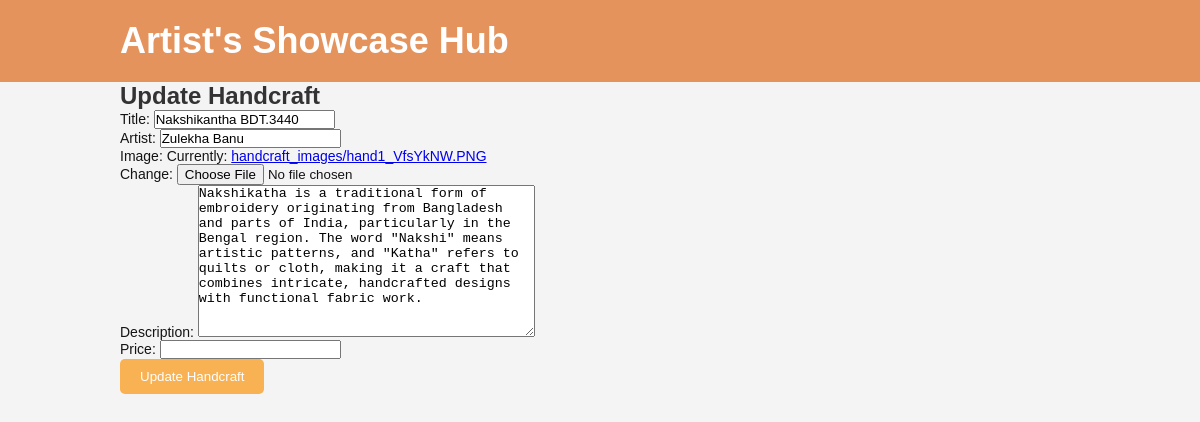
Page /update_handcraft/1/ on the committed database.
### hub/models.py (models this page shows, shortened)
class Handcraft(models.Model):
    title = models.CharField(max_length=200)
    artist = models.CharField(max_length=100)
    image = models.ImageField(upload_to='handcraft_images/')
    description = models.TextField(blank=True)
    price = models.DecimalField(max_digits=10, decimal_places=2, null=True, blank=True)

### hub/views.py (the view)
# urls.py: path('update_handcraft/<int:id>/', views.update_handcraft, name='update_handcraft'),
def update_handcraft(request, id):
    handcraft = get_object_or_404(Handcraft, id=id)
    if request.method == 'POST':
        form = HandcraftForm(request.POST, request.FILES, instance=handcraft)
        if form.is_valid():
            form.save()
            return redirect('handcrafts')
    else:
        form = HandcraftForm(instance=handcraft)
    return render(request, 'update_handcraft.html', {'form': form})

### hub/forms.py
class HandcraftForm(ModelForm):
    class Meta:
        model = Handcraft
        fields = '__all__'

### template/update_handcraft.html (shortened to what this page needs)
<!DOCTYPE html>
<html lang="en">
<head>
    {% load static %}
    <link rel="stylesheet" href="{% static 'gallery.css' %}">
</head>
<body>
    <header class="site-header">
        <div class="container">
            <h1 class="site-title">Artist's Showcase Hub</h1>
        </div>
    </header>
    <main class="content">
        <div class="container">
            <h2>Update Handcraft</h2>
            <form method="POST" enctype="multipart/form-data">
                {{ form.as_p }}
                <button type="submit" class="btn btn-primary">Update Handcraft</button>
            </form>
        </div>
    </main>
</body>
</html>

### static/gallery.css (style rules this page uses)
* { margin: 0; padding: 0; box-sizing: border-box; }
body { font-family: Arial, sans-serif; background-color: #f4f4f4; color: #333; }
.container { width: 80%; margin: 0 auto; }
.site-header { background-color: #e4935d; color: white; padding: 20px 0; }
.site-header .container { display: flex; justify-content: space-between; align-items: center; }
.site-title { font-size: 36px; font-weight: bold; }
p { color: #141414; font-size: 14px; }
.btn-primary { background-color: #f8b153; color: white; border: none; padding: 10px 20px; border-radius: 5px; text-decoration: none; display: inline-flex; align-items: center; justify-content: center; transition: background-color 0.3s ease; }

### rows in the picture
Handcraft: title "Nakshikantha BDT.3440", artist "Zulekha Banu", description "Nakshikatha is a traditional form of embroidery originating from Bangladesh and parts of India, particularly in the Bengal region. The word \"Nakshi\" means artistic patterns, and \"Katha\" refers to quilts or cloth, making it a craft that combines intricate, handcrafted designs with functional fabric work."
